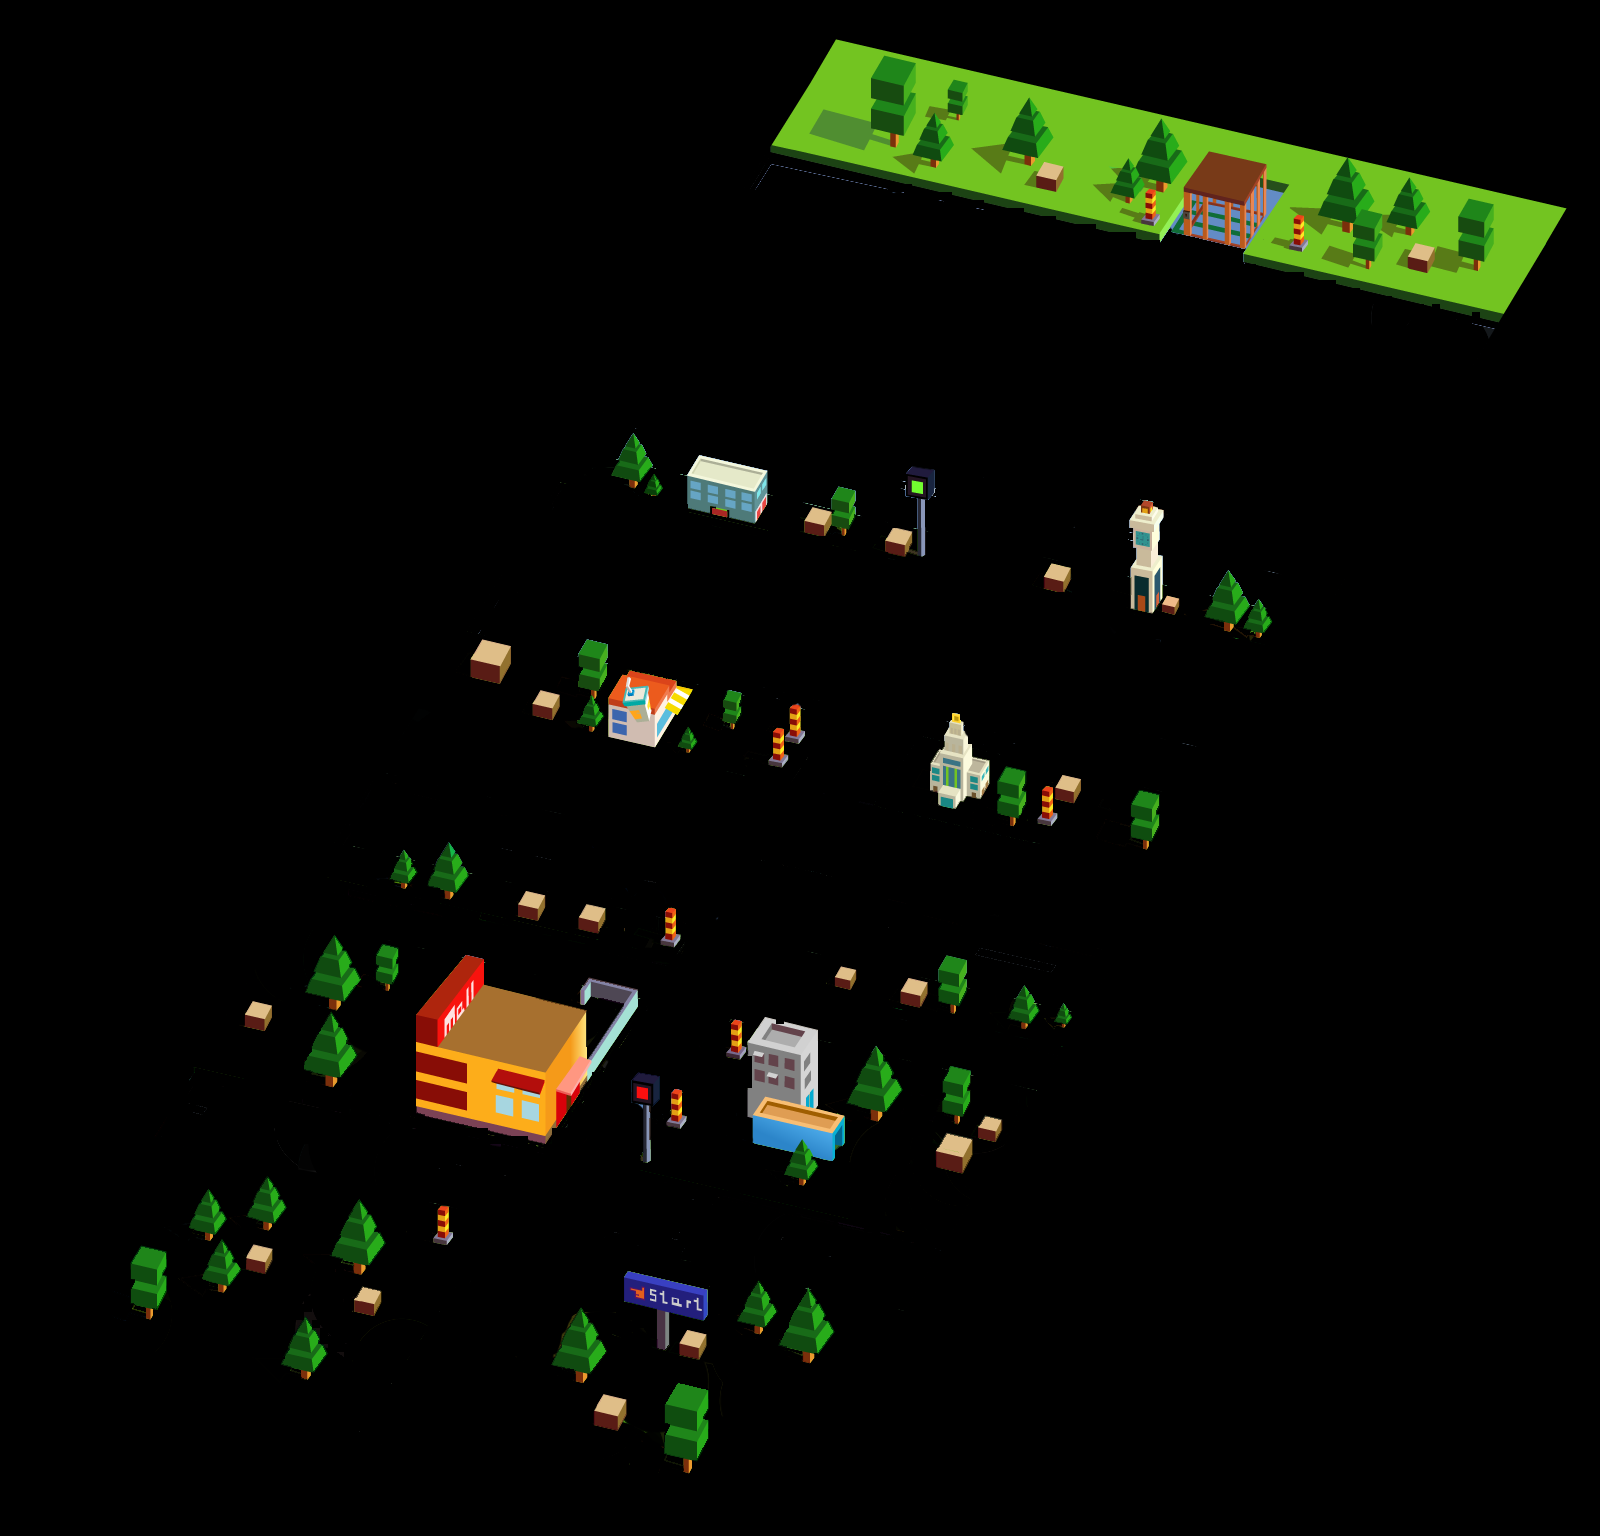

This is a level from a 2D game, rendered from its Tiled map with the project's own tilesets. A one-line summary and the map file follow, with tile-layer data summarised:
An orthogonal 200x192 tile map with 8x8 px tiles, 2 tile layers (hinder, collision), 1 hidden layer not drawn, 4 tilesets.

<map version="1.0" orientation="orthogonal" renderorder="right-up" width="200" height="192" tilewidth="8" tileheight="8" nextobjectid="1">
 <tileset firstgid="1" name="城市完成5" tilewidth="8" tileheight="8" tilecount="38728" columns="206">
  <image source="城市完成5.png" width="1648" height="1510" />
 </tileset>
 <tileset firstgid="38729" name="城市障碍物无阴影" tilewidth="8" tileheight="8" tilecount="38728" columns="206">
  <image source="城市障碍物无阴影.png" width="1648" height="1510" />
 </tileset>
 <tileset firstgid="77457" name="collshadow" tilewidth="8" tileheight="8" tilecount="2" columns="2">
  <image source="collshadow.png" width="16" height="8" />
  <tile id="0">
   <properties>
    <property name="Collision" value="true" />
   </properties>
  </tile>
 </tileset>
 <tileset firstgid="77459" name="meta_tiles" tilewidth="10" tileheight="10" tilecount="2" columns="2">
  <image source="meta_tiles.png" width="20" height="10" />
  <tile id="0">
   <properties>
    <property name="Collision" value="true" />
   </properties>
  </tile>
 </tileset>
 <layer name="background" width="200" height="192" visible="0">
  <data>[38400 cells, 36652 non-empty, 36652 distinct tile ids]</data>
 </layer>
 <layer name="hinder" width="200" height="192">
  <data>[38400 cells, 33001 non-empty, 31990 distinct tile ids]</data>
 </layer>
 <layer name="collision" width="200" height="192" opacity="0">
  <data>[38400 cells, 1184 non-empty, 5 distinct tile ids]</data>
 </layer>
</map>
